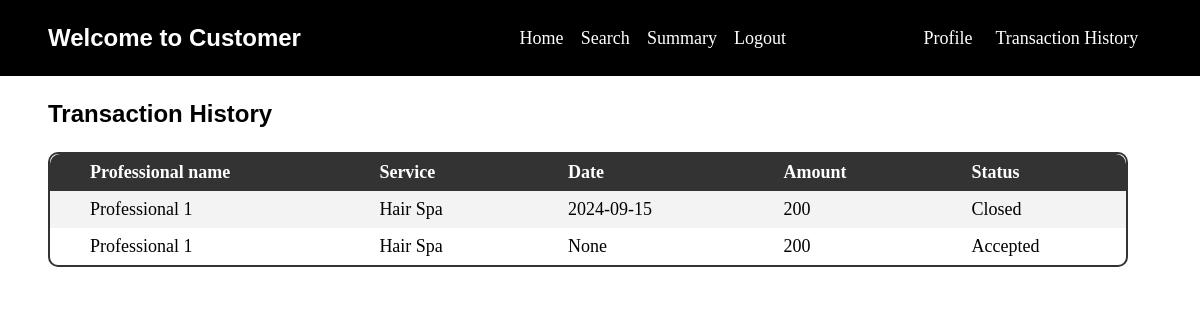
/transHistory/1, run on an earlier commit of the app's database.
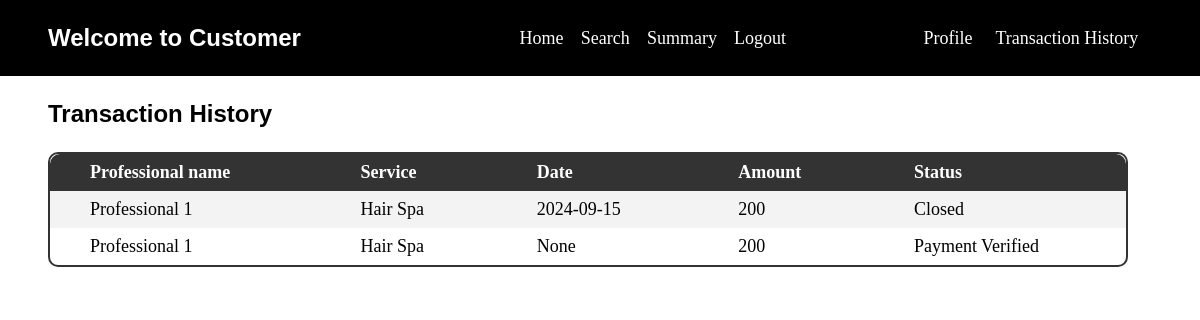
And on a later commit of the database.
### main.py (models this page shows)
class Professionals(db.Model):
    prof_id=db.Column(db.Integer(),primary_key=True,autoincrement=True)
    pemail=db.Column(db.String(),unique=True,nullable=False)
    ppassword=db.Column(db.String(),nullable=False)
    pname=db.Column(db.String(),nullable=False)
    pserviceName=db.Column(db.String(),nullable=False)
    pexp=db.Column(db.Integer(),nullable=False)
    pdocData=db.Column(db.LargeBinary)
    pdocFilename=db.Column(db.String(50))
    paddress=db.Column(db.String(),nullable=False)
    pphoneNo=db.Column(db.String(),nullable=False)
    ppincode=db.Column(db.String(),nullable=False)
    is_approved=db.Column(db.String(),nullable=False)
    price=db.Column(db.Integer(),nullable=False)
    service_requests = db.relationship('Service_request', backref='professional')

class Service_request(db.Model):
    sr_id=db.Column(db.Integer(),primary_key=True,autoincrement=True)
    cust_id=db.Column(db.Integer(),db.ForeignKey("customer.cust_id"),nullable=False)
    prof_id=db.Column(db.Integer(),db.ForeignKey("professionals.prof_id"),nullable=False)
    s_id=db.Column(db.Integer(),db.ForeignKey("service.s_id"),nullable=False)
    price=db.Column(db.Integer(),nullable=False)
    date_of_req=db.Column(db.String(),nullable=False)
    cpay=db.Column(db.Boolean(),nullable=False)
    ppay=db.Column(db.Boolean(),nullable=False)
    date_of_com=db.Column(db.String())
    srating=db.Column(db.Integer())
    status=db.Column(db.String())
    remarks=db.Column(db.String())

### main.py (the view)
@app.route("/transHistory/<id>")
def transHistory(id):
    s=(db.session.query(Professionals, Service_request)
                .join(Service_request, Service_request.prof_id == Professionals.prof_id)
                .join(Service, Service.s_id == Service_request.s_id)
                .filter(Service_request.cust_id == id).filter(Service_request.ppay==True)
                .all())
    return render_template("transHistory.html",s=s)

### templates/transHistory.html (shortened to what this page needs)
<!DOCTYPE html>
<html lang="en">
<head>
    <link rel="stylesheet" href="../static/style/nav.css">
    <link rel="stylesheet" href="../static/style/admin.css">
</head>
<body>
    <header>
        <h2>Welcome to Customer</h2>
        <ul>
            <a href="/customer">Home</a>
            <a href="/customer_search">Search</a>
            <a href="/custSummary">Summary</a>
            <a href="/logout">Logout</a>
        </ul>
        <ul style="width:24%;">
            <a href="/cust_profile">Profile</a>
            <a href="transHistory/{{session['id']}}">Transaction History</a>
        </ul>
    </header>
    <h2>Transaction History</h2>
    <table style="width:90%;">
        <tr>
            <th>Professional name </th>
            <th>Service</th>
            <th>Date</th>
            <th>Amount</th>
            <th>Status</th>
        </tr>
        {%for prof,ser_rq in s%}
        <tr>
            <td>{{prof.pname}}</td>
            <td>{{prof.pserviceName}}</td>
            <td>{{ser_rq.date_of_com}}</td>
            <td>{{prof.price}}</td>
            <td>{{ser_rq.status}}</td>
        </tr>
        {%endfor%}
    </table>
</body>
</html>

### static/style/nav.css (style rules this page uses)
:root { --primary:black; --secondary:white; }
body { margin:0px; padding:0px; box-sizing: border-box; }
header { display:flex; flex-direction: row; flex-wrap: wrap; background-color:var(--primary); justify-content: space-between; align-items: center; box-sizing: border-box; overflow: hidden; width:100%; margin:0px; padding:0px; }
header h2 { color:var(--secondary); padding-left:2%; margin:2%; }
ul { display: flex; margin:0px; padding:0px; }
ul a { text-decoration: none; font-size: 18px; padding:2%; margin:2%; color:var(--secondary); position: relative; }
ul a::before { content:''; height:2px; position: absolute; background-color:var(--secondary); width:0%; bottom:2px; transition: width 0.4s ease;; }

### static/style/admin.css (style rules this page uses)
table { width: 70%; border-collapse: separate; border-spacing: 0; border: 2px solid #333; border-radius: 10px; overflow: hidden; margin: 4%; margin-top:2%; font-size: 18px; text-align: left; }
th, td { padding: 8px 40px; }
th { background-color: #333; color: #fff; font-weight: bold; }
tr { border-bottom: 1px solid #dddddd; }
tr:nth-of-type(even) { background-color: #f3f3f3; }
tr:last-of-type { border-bottom: 2px solid #333; }
h2 { font-family: 'Arial', sans-serif; font-size: 24px; margin: 2% 2% 0% 4%; }
table tr:first-child th:first-child { border-top-left-radius: 10px; }
table tr:first-child th:last-child { border-top-right-radius: 10px; }
table tr:last-child td:first-child { border-bottom-left-radius: 10px; }
table tr:last-child td:last-child { border-bottom-right-radius: 10px; }

What changed in the data, as far as the page shows it:
changed through a linked row, Professionals "Professional 1": status "Accepted" → "Payment Verified"
